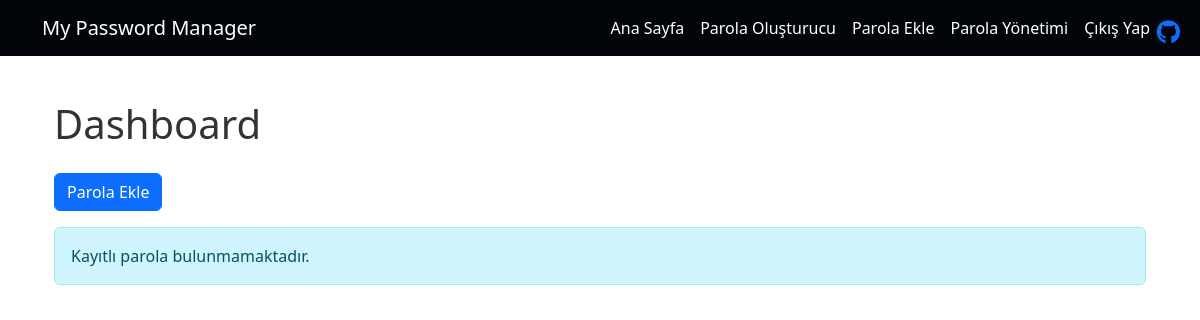
The app's page /dashboard/ (signed in), older data.
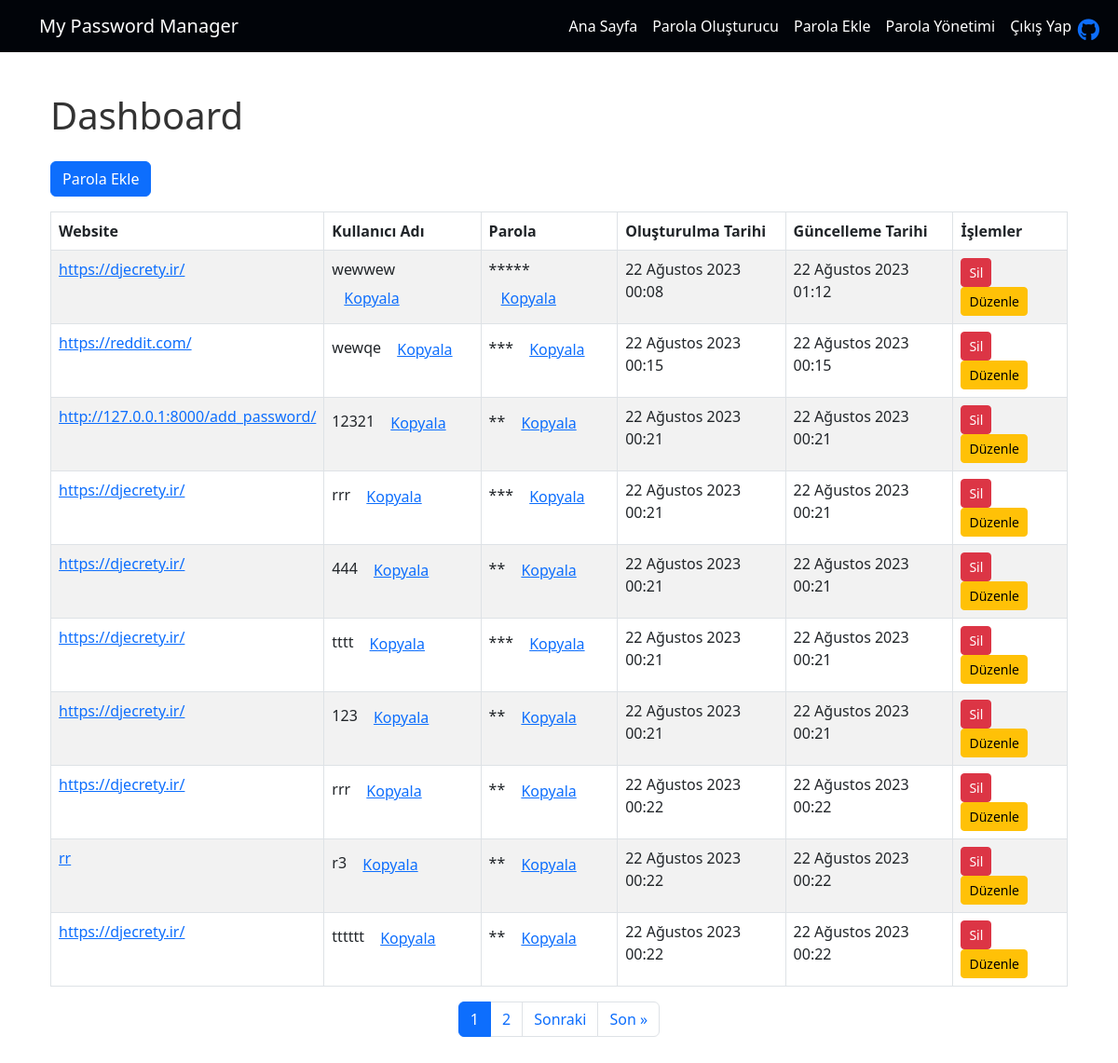
The same page, newer data.
### password_manager_app/models.py (models this page shows, shortened)
class Password(models.Model):
    user = models.ForeignKey(
        User,
        on_delete=models.CASCADE,
        related_name="user_passwords"
    )
    website = models.CharField(max_length=100)
    username = models.CharField(max_length=100)
    password = models.CharField(max_length=100)
    created_at = models.DateTimeField(auto_now_add=True)  # Oluşturulma zamanı otomatik olarak atanır
    updated_at = models.DateTimeField(auto_now=True)  # Her güncellemede güncellenir

### password_manager_app/views.py (the view)
# urls.py: path('dashboard/', views.dashboard, name='dashboard'),  # Örnek bir dashboard URL tanımı
def dashboard(request):
    passwords = Password.objects.filter(user=request.user)
    paginator = Paginator(passwords, 10)  # 10 parola her sayfada gösterilecek
    page_number = request.GET.get('page')
    page = paginator.get_page(page_number)
    return render(request, 'myapp/dashboard.html', {'page': page})

### password_manager_app/templates/myapp/dashboard.html (shortened to what this page needs)
{% extends "base.html" %}
{% block content %}
<div class="container mt-4">
    <h1 style="margin-bottom: 25px;">Dashboard</h1>
    <a href="{% url 'add_password' %}" class="btn btn-primary mb-3">Parola Ekle</a>
    {% if page.object_list %}
        <div class="table-responsive">
            <table class="table table-bordered table-striped">
                <thead>
                    <tr>
                        <th>Website</th>
                        <th>Kullanıcı Adı</th>
                        <th>Parola</th>
                        <th>Oluşturulma Tarihi</th>
                        <th>Güncelleme Tarihi</th>
                        <th>İşlemler</th>
                    </tr>
                </thead>
                <tbody>
                    {% for password in page.object_list %}
                    <tr>
                        <td>
                            <a href="{{ password.website }}" target="_blank">{{ password.website }}</a>
                        </td>
                        <td>
                            {{ password.username }}
                            <button class="btn btn-link copy-username" data-username="{{ password.username }}">Kopyala</button>
                        </td>
                        <td>
                            <span class="password" data-password="{{ password.password }}">
                                {% for i in password.password %}*{% endfor %}
                            </span>
                            <button class="btn btn-link copy-password">Kopyala</button>
                        </td>
                        <td>{{ password.created_at }}</td>
                        <td>{{ password.updated_at }}</td>
                        <td>
                            <a href="{% url 'delete_password' password.id %}" class="btn btn-sm btn-danger delete-password">Sil</a>
                            <a href="{% url 'update_password' password.id %}" class="btn btn-sm btn-warning update-password">Düzenle</a>
                        </td>
                    </tr>
                    {% endfor %}
                </tbody>
            </table>
        </div>
        <ul class="pagination justify-content-center">
            {% for num in page.paginator.page_range %}
                <li class="page-item {% if num == page.number %}active{% endif %}">
                    <a href="?page={{ num }}" class="page-link">{{ num }}</a>
                </li>
            {% endfor %}
            {% if page.has_next %}
                <li class="page-item">
                    <a href="?page={{ page.next_page_number }}" class="page-link">Sonraki</a>
                </li>
                <li class="page-item">
                    <a href="?page={{ page.paginator.num_pages }}" class="page-link">Son &raquo;</a>
                </li>
            {% endif %}
        </ul>
    {% else %}
        <p class="alert alert-info">Kayıtlı parola bulunmamaktadır.</p>
    {% endif %}
</div>
{% endblock %}

Row changes from the older to the newer data that the page shows:
added Password: website "https://djecrety.ir/", username "wewwew", password "55555" (drawn), created_at "22 Ağustos 2023 00:08", updated_at "22 Ağustos 2023 01:12"
added Password: website "https://reddit.com/", username "wewqe", password "123" (drawn), created_at "22 Ağustos 2023 00:15", updated_at "22 Ağustos 2023 00:15"
added Password: website "http://127.0.0.1:8000/add_password/", username "12321", password "12" (drawn), created_at "22 Ağustos 2023 00:21", updated_at "22 Ağustos 2023 00:21"
added Password: website "https://djecrety.ir/", username "rrr", password "123" (drawn), created_at "22 Ağustos 2023 00:21", updated_at "22 Ağustos 2023 00:21"
added Password: website "https://djecrety.ir/", username "444", password "44" (drawn), created_at "22 Ağustos 2023 00:21", updated_at "22 Ağustos 2023 00:21"
added Password: website "https://djecrety.ir/", username "tttt", password "123" (drawn), created_at "22 Ağustos 2023 00:21", updated_at "22 Ağustos 2023 00:21"
added Password: website "https://djecrety.ir/", username "123", password "12" (drawn), created_at "22 Ağustos 2023 00:21", updated_at "22 Ağustos 2023 00:21"
added Password: website "https://djecrety.ir/", username "rrr", password "r1" (drawn), created_at "22 Ağustos 2023 00:22", updated_at "22 Ağustos 2023 00:22"
added Password: website "rr", username "r3", password "r3" (drawn), created_at "22 Ağustos 2023 00:22", updated_at "22 Ağustos 2023 00:22"
added Password: website "https://djecrety.ir/", username "tttttt", password "t4" (drawn), created_at "22 Ağustos 2023 00:22", updated_at "22 Ağustos 2023 00:22"
Text that changed along with them:
text no longer shown: "Kayıtlı parola bulunmamaktadır."
text now shown: "Website Kullanıcı Adı Parola Oluşturulma Tarihi Güncelleme Tarihi İşlemler Sonraki Son »"
new list line: "1"
new list line: "2"
